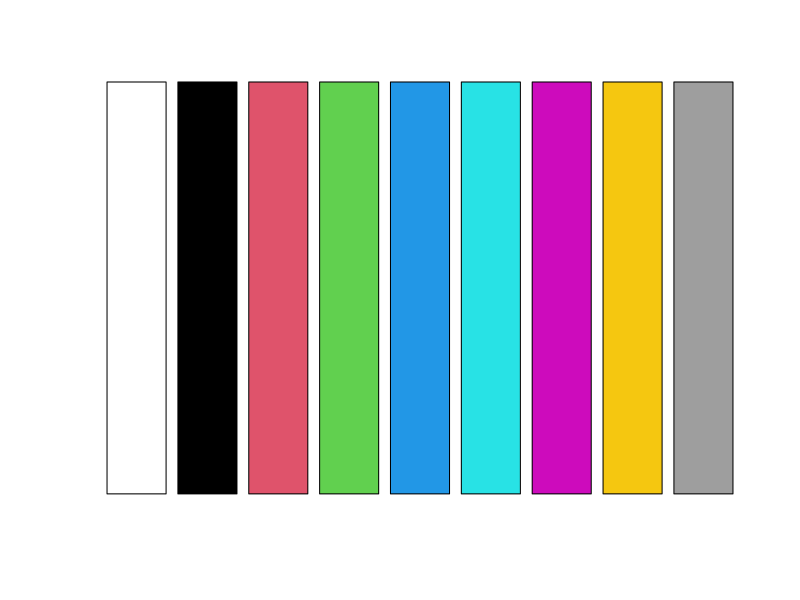
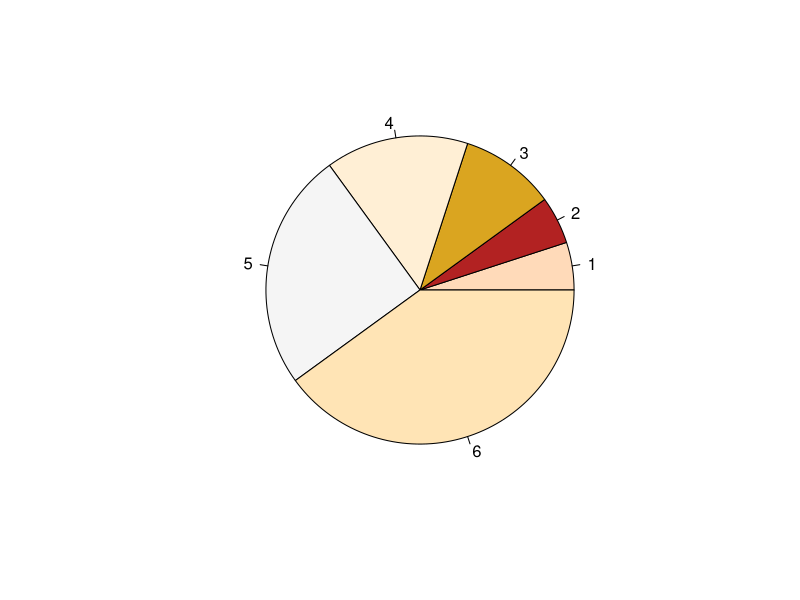
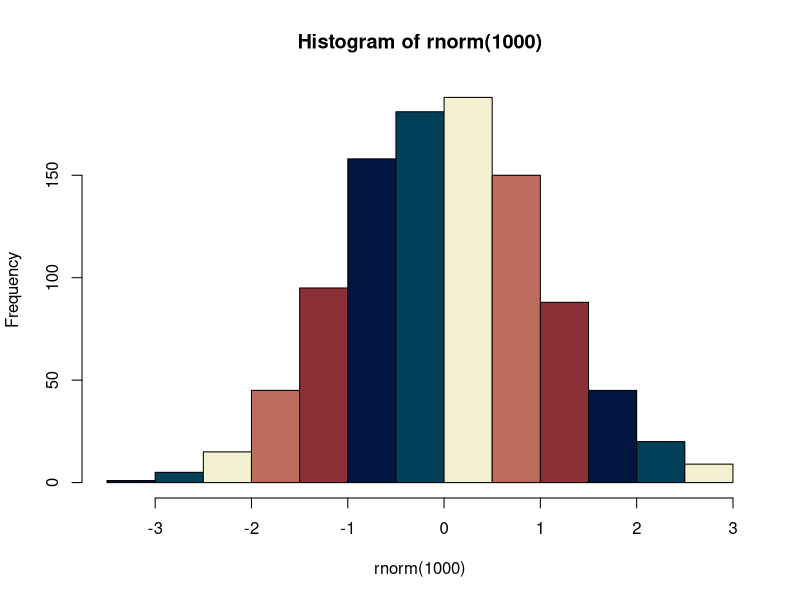
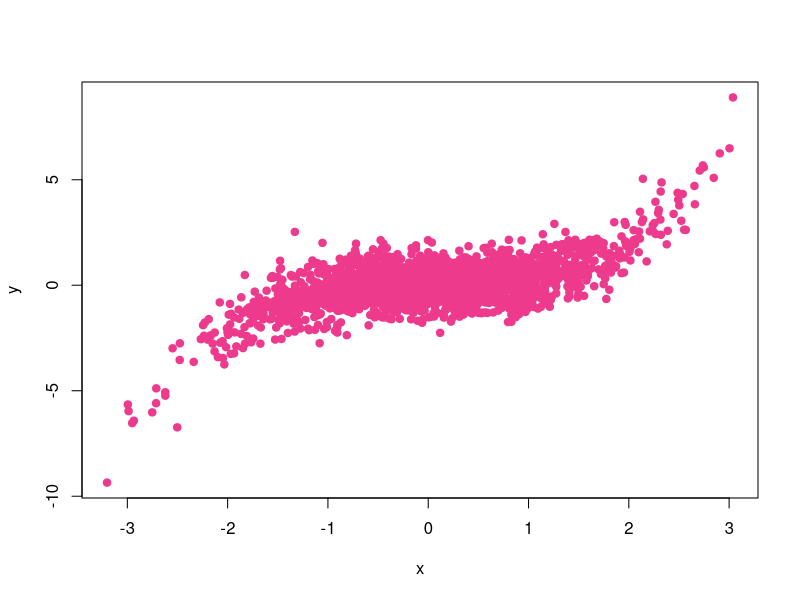
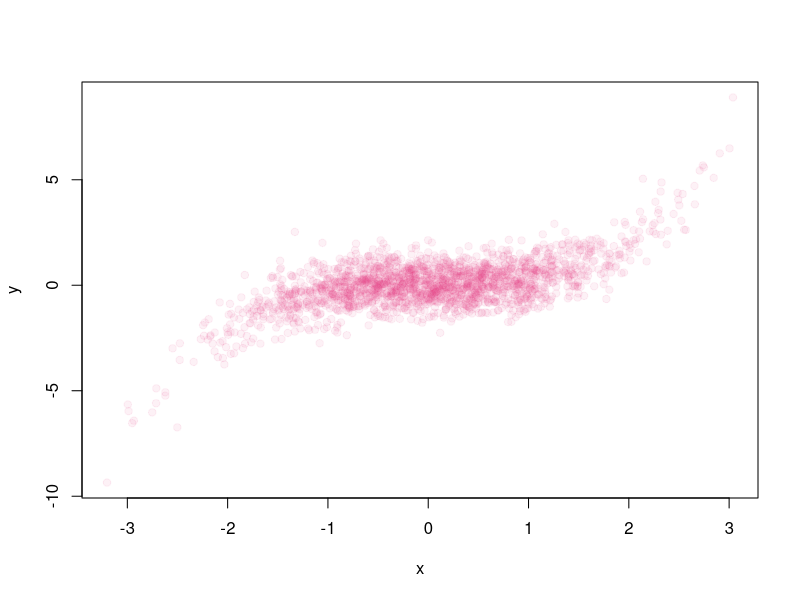
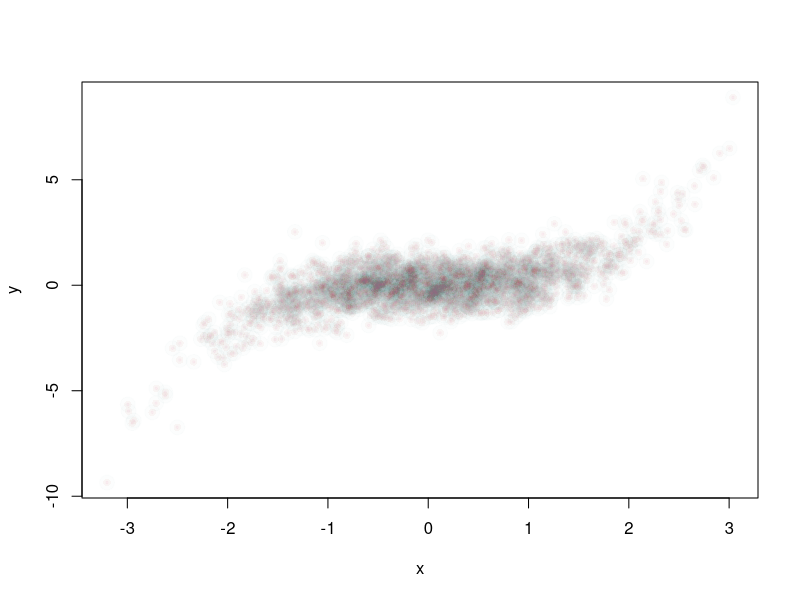
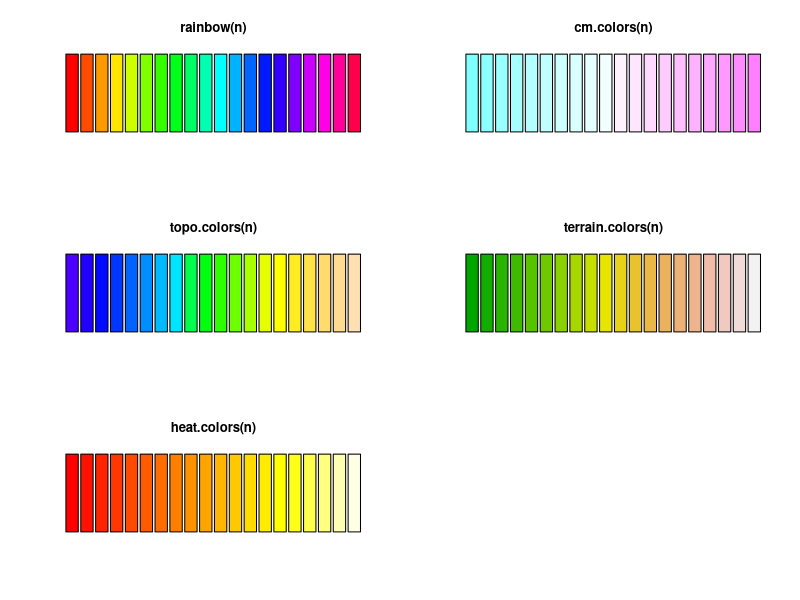
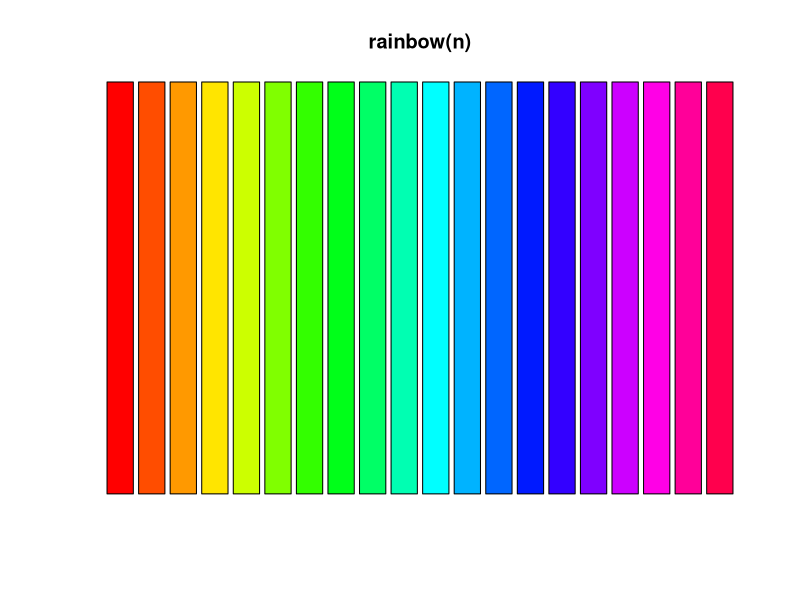

Write R code to recreate these figures, in order.
# ================================================== #
# Boris Steipe <boris.steipe@utoronto.ca>            #
#                                                    #
#                                                    #
# Plotting reference                                 #
# Colour                                             #
#                                                    #
# (c) Boris Steipe  2011-2017                        #
# ================================================== #

# ==================================================
# 2 - Colors
# ==================================================

# Colors can be specified by number, by name, as hex-triplets
# as rgb or hsv values, and through color palettes.

# Colors by number =================================

# You can specify colors by using a small integer. What this color will
# translate to depends on the current value of palette(). A new session of R and
# RStudio has the palette:
# palette(c("black", "red", "green3", "blue", "cyan", "magenta",
#            "yellow", "gray"))
# and these are really ugly color combinations. If you have
# previously run GEO2R code, this may hace changed the palette, which may now be
# palette(c("#dfeaf4","#f4dfdf","#f2cb98","#dcdaa5",
#           "#dff4e4","#f4dff4","#AABBCC"))
# i.e. the pastel colors used at the GEO2R Website...

# any case - we can visualize the colors ...
barplot(rep(1,9), col = 0:8, axes = FALSE)

# It's usualy a good idea to specify color values explicitly.



# Colors by name ===================================
# You may have noticed that "red", "green", and "blue"
# work for the col=... parameter, but you probably would
# not have imagined that "peachpuff", "firebrick" and
# "goldenrod" are valid as well. In fact, there are
# 657 named colors in R. Access them all by typing:
colors()

pie(c(1,1,2,3,5,8),
    col=c("peachpuff", "firebrick", "goldenrod", "papayawhip",
          "whitesmoke", "moccasin")
    )

# Read more about named colors (and related topics) at
# http://research.stowers-institute.org/efg/R/Color/Chart/

# Colors as hex-triplets ===========================
# Hex triplets in R work exactly as in HTML: a triplet of
# RGB values in two-digit hexadecimal representation. The
# first two digits specify the red value, the second two
# are for green, then blue. R accepts a fourth pair of
# digits to optionally specify the transparency, the
# semantics of the code is thus "#RRGGBB" or "#RRGGBBAA".
# Read more e.g. at http://en.wikipedia.org/wiki/Web_colors

# The function col2rgb() converts color names to rgb values ...
col2rgb("violetred")

# ... and rgb() converts rgb values to hex-code:
rgb(1, 0.5, 0.23)

# Unfortunately the output of col2rgb does not quite match
# rgb(). col2rgb creates rows with values between 0 and 255,
# and rgb by default expects columns with intensities from
# 0 to 1, you have to transpose and divide.
rgb(t(col2rgb("red"))/255)        # "#FF0000"
rgb(t(col2rgb("peachpuff"))/255)  # "#FFDAB9"

# but rgb() is very useful, it takes numeric values from 0 to 1
# thus it can be used to compute color ramps and palettes -
# although we'll meet a more sophisticated function for that below,


# There are many tools on the Web that help to generate
# pleasing palettes.

# Here is an example -"Creative Cloud"- taken from
#    https://kuler.adobe.com/

CC <- c("#011640", "#024059", "#F2F0D0", "#BE6C5C", "#8C3037" )
hist(rnorm(1000), breaks=20 , col=CC)

# Since colors are specified as quartets - (R,G,B,Transparency) - we can adjust
# the transparency with values other than "FF" (the default) for very crowded
# plots, or for creating overlays.

x <- rnorm(2000)
y <- x^3 * 0.25 + rnorm(2000, 0, 0.75)
# compare:
plot(x,y, pch=19, col="#EE3A8C")
plot(x,y, pch=19, col="#EE3A8C12") # Alpha at ~ 10%

# or with multiple overlays of varying size ...
plot(x,y, pch=16, col="#AA330009")
points(x,y, pch=19, cex=2, col="#44558803")
points(x,y, pch=20, cex=0.5, col="#EE3A8C08")

# Color palettes ===================================
# R has several inbuilt color palettes, or you can build your own.

# Inbuilt palettes =================================
?rainbow
# view the palettes
opar <- par(mfrow=c(3,2))
n <- 20
sq <- rep(1, n)
barplot(sq, col=rainbow(n),        axes=F, main="rainbow(n)")
barplot(sq, col=cm.colors(n),      axes=F, main="cm.colors(n)")
barplot(sq, col=topo.colors(n),    axes=F, main="topo.colors(n)")
barplot(sq, col=terrain.colors(n), axes=F, main="terrain.colors(n)")
barplot(sq, col=heat.colors(n),    axes=F, main="heat.colors(n)")
par(opar)


# Perceptually equally spaced color ================
# If you consider the rainbow spectrum ...
n <- 20
barplot(rep(1, n), col=rainbow(n),        axes=F, main="rainbow(n)")
# ... you will notice that some of the bars appear very similar.
# This may be individually different, but I feel that the four central
# greens, the two last blues and the two first reds are almost
# impossible to distinguish. The solution to this problem is to spread
# the colors non-linearly, so that adjacent colors are perceptually
# equally different. At the same time, the perceived lightness of
# the colors should be constant. Here is an attempt:

eqPal <- colorRampPalette(c("#f2003c",  # red
                            "#F0A200",  # orange
                            "#f0ea00",  # yellow
                            "#62C923",  # green
                            "#0A9A9B",  # blue
                            "#1958C3",  # indigo
                            "#8000D3",  # violet
                            "#D0007F"), # red
                          space="Lab",
                          interpolate="linear")


# Such a perceptually tuned spectrum is quite a bit more pleasing
# than one that is computed from extrapolating between rgb values.
# Adjacent colors are easier to distinguish, in particular hues that
# are close to the primary reds, greens and blues, and the lightness
# of the colors is more balanced, if you compare e.g. blue and yellow.

n <- 15
sq <- rep(1, n)
oPar <- par(mfrow = c(2,1))
barplot(sq, col = rainbow(n), axes=F, main="rainbow")
barplot(sq, col = eqPal(n),   axes=F, main="equalized palette")
par(oPar)

# plotting many bars shows that the range of colors we can distinguish
# is now more homogenous.

n <- 50
sq <- rep(1, n)
oPar <- par(mfrow=c(2,1))
barplot(sq, col=rainbow(n), axes=F, border= NA, main="rainbow")
barplot(sq, col=eqPal(n),   axes=F, border= NA, main="equalized palette")
par(oPar)


# Examples: coloring points by value ==================

# Coloring points by value can identify qualitative and quantitative
# differences. For quantitative differences, we employ gradients.

# In this example, we generate random points and calculate a "density"
# at each point. The we plot each point and color it according
# to its density.

n <- 1000
x <- rnorm(n)
y <- x^3 * 0.25 + rnorm(n, sd=0.75)
z <- rep(0, n) # initialize z
for (i in 1:n) { # calculate a density from the proximity of other points
	dx <- x-x[i]; dx <- dx * dx # square of the distance in x
	dy <- y-y[i]; dy <- dy * dy # square of the distance in y
	d <- dx + dy                # square of the sum
	d <- d[-i]                  # remove the self-element
	z[i] <- 1/sum(d)            # let density decay with 1/r^2
}
z <- z/max(z) - 0.00001 # normalize, but keep the max below 1.0
# now map each of the values of z into an interval of the palette
n <- 20                   # number of intervals
z <- floor(z * n) + 1     # convert to integers
pal <- rainbow(n)         # get a vector of colors from the palette
cz <- pal[z]              # apply the color for each density value
plot(x,y, col=cz, pch=16) # plot

# use a different palette
pal <- heat.colors(n)
cz <- pal[z]
plot(x,y, col=cz, pch=16)

# Custom palettes =================================
# "Cold" values should really be black, not red. Lets define a
# custom palette: colorRampPalette() is a function that returns
# a function. The returned function can be used to calculate
# a palette, a trajectory along a number of waypoints in
# colorspace.

# And let's use the actual values of glowing steel - as taken
# from here for example:
#     http://i.imgur.com/qEk0QJf.jpg
# and pick colors with this tool:
#     http://imagecolorpicker.com/en

fc <- colorRampPalette(c("#301C25", "#F53A43", "#FFC754", "#FEFDDE"), bias=0.5)
# assigns a function to fc

fc # look at the function

fc(n) # use the function to get n values
pal <- fc(n)
cz <- pal[z] # assign the colors according to z
plot(x,y, col=cz, pch=16)

# Useful palettes have also been described specifically
# for cartography. http://colorbrewer2.org/ has palettes for seqential
# and qualitative diferences, and options for colorblind-safe and
# photocopy friendly palettes. You can use them via an R package:

if (! require(RColorBrewer, quietly = TRUE)) {
    install.packages("RColorBrewer")
    library(RColorBrewer)
}
display.brewer.all()

# In the following example, we apply a Brewer palette to a Voronoi tesselation
# of a point set.

if (! require(deldir, quietly = TRUE)) {
    install.packages("deldir")
    library(deldir)
}

# Create a point set along a logarithmic spiral, with a bit
# of added noise.
li <- 0.1
n <- 45
dl <- 1.06
ncirc <- 13
da <- (2*pi)/ncirc
fnoise <-0.13

# create a matrix of points
x <- numeric(n)
x <- cbind(x, numeric(n))

set.seed(16180)
for (i in 1:n) {
	l <- li * (dl^(i-1))
	x[i,1] <- (l+(rnorm(1)*fnoise*l)) * cos((i-1)*da)
	x[i,2] <- (l+(rnorm(1)*fnoise*l)) * sin((i-1)*da)
}
plot(x[,1], x[,2])
ts <- deldir(x[,1], x[,2])       # calculate the tesselation
tl <- tile.list(ts)      # calculate the list of tiles
plot.tile.list(tl)       # plot it

# Let's color the cells by distance from a defined point
# using a Brewer palette
points(x[25,1], x[25,2], pch=20, col="red")   # pick a point

vec <- c(x[25,1], x[25,2]) # define a point

# define a function for Euclidian distance
vDist <- function(x,v) { sqrt(sum((x-v)^2)) }  # calculates Euclidian distance
d <- apply(x,1,vDist, v=vec)                   # apply this to the point set

dCol <- floor(((d-min(d))/(max(d)-min(d)) * 10)) + 1 # map d into 10 intervals
dCol[which(dCol>10)] <- 10                           # demote the largest one

pal <- brewer.pal(10, "RdGy")   # create the palette

# plot the tesselation, color by palette
plot.tile.list(tl, fillcol = pal[dCol], cex=0.8, pch=20, col.pts="slategrey")


# ==============================================================================
#    COLOUR PALETTE RESOURCE
# ==============================================================================

# Below is a large number of different palettes, as a resource that you can
# choose from, for all your sequential, divergent, or categorical colour needs:



# Color palettes can be extracted from images, for example like here:
#    http://www.pictaculous.com/

# Or you can use the "eye-dropper" tool of standard image editing
# software to access to color value of a particular pixel, or online here ...
#    http://html-color-codes.info/colors-from-image/
#    http://imagecolorpicker.com/

# Try your own - here are some examples.
# Glowing steel: a value going from small to large
fCol <- colorRampPalette(c("#301C25", "#F53A43", "#FFC754", "#FEFDDE"))
n <- 20
barplot(rep(1, n), col=fCol(n), axes=F, main="")

# Fire: a value going from calm to urgent
fCol <- colorRampPalette(c("#004466", "#000000", "#9F2704", "#DE4F03", "#FFFF0F"))
n <- 20
barplot(rep(1, n), col=fCol(n), axes=F, main="")

# Red/Blue: A value going from pos to negative: centre on hue, 85% sat;
# down to 50%b/95%s towards the ends, then 33%s/100%b towards the middle
fCol <- colorRampPalette(c("#802906", "#ed5d23", "#ffc3ab", "#FFFFFF", "#ace5ff", "#23b1f3", "#005780"))
n <- 20
barplot(rep(1, n), col=fCol(n), axes=F, main="")


# subdued Red/Blue:
fCol <- colorRampPalette(c("#fa4c4b", "#c55a67", "#a16578", "#653e5e", "#71708f", "#4a799f"))
n <- 20
barplot(rep(1, n), col=fCol(n), axes=F, main="")


# Grey/Orange: A value going from neutral to highlight
fCol <- colorRampPalette(c("#333333", "#4d4d4d", "#666666", "#808080", "#999999", "#b3b3b3", "#cccccc", "#fc9973", "#ff0d35"))
n <- 20
barplot(rep(1, n), col=fCol(n), axes=F, main="")

# light/dark/cardinal red: A value going from neutral to highlight
fCol <- colorRampPalette(c("#eeeeec", "#bbbbbb", "#99999b", "#666669", "#44444c","#ac3747", "#be0a23"))
n <- 20
barplot(rep(1, n), col=fCol(n), axes=F, main="")



# Active Lava: Colours taken from video stills of Lava flow - for
# highlighting extreme values
fCol <- colorRampPalette(c("#B3BAB7", "#A4ABA9", "#959C9B", "#868D8D", "#787E80",
                           "#696F72", "#5A6064", "#4C5157", "#3D4249", "#2E333B",
                           "#20242E", "#5e4157", "#c2575e", "#f8451c", "#ffb57d"))
n <- 100
barplot(rep(1, n), col=fCol(n), axes=F, main="")

# Scales based on Color Brewer scales
# Greens
fCol <- colorRampPalette(c(
"#16371f",
"#1a5b2d",
"#00823d",
"#20b874",
"#71c69e",
"#acd98e",
"#fcf6a0",
"#fdfbe3",
"#ffffff"))
n <- 20
barplot(rep(1, n), col=fCol(n), axes=F, main="")

# Two-tone purples
fCol <- colorRampPalette(c(
"#ce1366",
"#c3bfe1"))
n <- 20
barplot(rep(1, n), col=fCol(n), axes=F, main="")


# Blues
fCol <- colorRampPalette(c(
"#303e9d",
"#9e5daa",
"#5960b0",
"#009ab4",
"#98baea",
"#cfe3fa",
"#ffffff"))
n <- 20
barplot(rep(1, n), col=fCol(n), axes=F, main="")


# Reds
fCol <- colorRampPalette(c(
"#a2191a",
"#f0423e",
"#f77d81",
"#f89f9e",
"#fca037",
"#febf7e",
"#ffe2c2",
"#ffe0e0",
"#ffffff"))
n <- 20
barplot(rep(1, n), col=fCol(n), axes=F, main="")

# German Banknotes D-Mark hues @ (approx.) S:50, B:67
fCol <- colorRampPalette(c(
"#ab9e55",   #   50
"#8eab55",   #    5
"#55ab95",   #   20
"#5580ab",   #  100
"#ab55a7",   #   10
"#ab556b",   #  500
"#a35d48",   # 1000
"#a81e13"    #  200
))
n <- 32
barplot(rep(1, n), col=fCol(n), axes=F, main="")

# GG-Plot spectrum hues (approx. equalized spectrum)
fCol <- colorRampPalette(c(
"#f9766d",   #   50
"#d99100",   #    5
"#a4a600",   #   20
"#39b700",   #  100
"#00b1f7",   #   10
"#9691ff",   #  500
"#e86bf4",   # 1000
"#ff62bd"   #  200
))
n <- 10
barplot(rep(1, n), col=fCol(n), axes=F, main="")


# modified from "tableau" spectrum hues (approx. equalized spectrum)
fCol <- colorRampPalette(c(
"#867ac4",   #
"#9976b9",   #
"#cd64b0",   #
"#d56283",   #
"#e66844",   #
"#ff981c",   #
"#fdb716",   #
"#fec657",   #
"#d5c63f",   #
"#a4bb49",   #
"#43ad68",   #
"#33abb4",   #
"#3f94be",
"#5565c6"
))
n <- 20
barplot(rep(1, n), col=fCol(n), axes=F, main="")

# petrol to dark
fCol <- colorRampPalette(c(
  "#39b6bc",   #
  "#a1d5d4",   #
  "#839493",   #
  "#283268"    #
))
n <- 10
barplot(rep(1, n), col=fCol(n), axes=F, main="")


# grey/egg/slate/dark
fCol <- colorRampPalette(c(
  "#eae7df",   #
  "#f5ef9f",   #
  "#6c7e8f",   #
  "#333f48"    #
))
n <- 10
barplot(rep(1, n), col=fCol(n), axes=F, main="")

# grey/dark/orange
fCol <- colorRampPalette(c(
  "#eef2f5",   #
  "#afbfcc",   #
  "#7891a7",   #
  "#4e4e4e",   #
  "#ff9674"    #
), bias = 0.7)
n <- 10
barplot(rep(1, n), col=fCol(n), axes=F, main="")


# deepsea blue to bright yellow
fCol <- colorRampPalette(c(
"#4e196b",   #
"#492b7d",   #
"#413d86",   #
"#355a8f",   #
"#2a6f90",   #
"#1c848e",   #
"#10998a",   #
"#23b17a",   #
"#4fc663",   #
"#87d53c",   #
"#c6e000",   #
"#fbf54e"    #
))
n <- 20
barplot(rep(1, n), col=fCol(n), axes=F, main="")

# bright rainbow - inspired by
# http://www.datapointed.net/2010/09/men-women-color-names/
fCol <- colorRampPalette(c(
  "#6627d9",   #
  "#8f26b3",   #
  "#bc09e6",   #
  "#e719b8",   #
  "#ee2c5b",   #
  "#fa0f3f",   #
  "#db1d1c",   #
  "#f84c15",   #
  "#ff7800",   #
  "#ffbd00",   #
  "#ffff00",   #
  "#e9f502",   #
  "#d4f502",   #
  "#b9f106",   #
  "#2af108",   #
  "#3ee192",   #
  "#29e3cb",   #
  "#00d0f2",   #
  "#3b8fe6",   #
  "#2936cc",   #
  "#2121a8",   #
  "#3b0bd9"    #
))
n <- 30
barplot(rep(1, n), col=fCol(n), axes=F, main="")

# ==== The Brewer scales ===============================
# see http://colorbrewer2.org/

# Sequential, single hue

fCol <- colorRampPalette(
c("#f7fbff","#deebf7","#c6dbef","#9ecae1","#6baed6","#4292c6","#2171b5","#08519c","#08306b"))
n <- 10
barplot(rep(1, n), col=fCol(n), axes=F, main="")



fCol <- colorRampPalette(
c("#f7fcf5","#e5f5e0","#c7e9c0","#a1d99b","#74c476","#41ab5d","#238b45","#006d2c","#00441b"))
n <- 10
barplot(rep(1, n), col=fCol(n), axes=F, main="")



fCol <- colorRampPalette(
c("#ffffff","#f0f0f0","#d9d9d9","#bdbdbd","#969696","#737373","#525252","#252525","#000000"))
n <- 10
barplot(rep(1, n), col=fCol(n), axes=F, main="")



fCol <- colorRampPalette(
c("#fff5eb","#fee6ce","#fdd0a2","#fdae6b","#fd8d3c","#f16913","#d94801","#a63603","#7f2704"))
n <- 10
barplot(rep(1, n), col=fCol(n), axes=F, main="")



fCol <- colorRampPalette(
c("#fcfbfd","#efedf5","#dadaeb","#bcbddc","#9e9ac8","#807dba","#6a51a3","#54278f","#3f007d"))
n <- 10
barplot(rep(1, n), col=fCol(n), axes=F, main="")



fCol <- colorRampPalette(
c("#fff5f0","#fee0d2","#fcbba1","#fc9272","#fb6a4a","#ef3b2c","#cb181d","#a50f15","#67000d"))
n <- 10
barplot(rep(1, n), col=fCol(n), axes=F, main="")



# sequential, multi-hue

fCol <- colorRampPalette(
c("#f7fcfd","#e0ecf4","#bfd3e6","#9ebcda","#8c96c6","#8c6bb1","#88419d","#810f7c","#4d004b"))
n <- 10
barplot(rep(1, n), col=fCol(n), axes=F, main="")



fCol <- colorRampPalette(
c("#f7fcf0","#e0f3db","#ccebc5","#a8ddb5","#7bccc4","#4eb3d3","#2b8cbe","#0868ac","#084081"))
n <- 10
barplot(rep(1, n), col=fCol(n), axes=F, main="")



fCol <- colorRampPalette(
c("#fff7ec","#fee8c8","#fdd49e","#fdbb84","#fc8d59","#ef6548","#d7301f","#b30000","#7f0000"))
n <- 10
barplot(rep(1, n), col=fCol(n), axes=F, main="")



fCol <- colorRampPalette(
c("#fff7fb","#ece7f2","#d0d1e6","#a6bddb","#74a9cf","#3690c0","#0570b0","#045a8d","#023858"))
n <- 10
barplot(rep(1, n), col=fCol(n), axes=F, main="")



fCol <- colorRampPalette(
c("#fff7fb","#ece2f0","#d0d1e6","#a6bddb","#67a9cf","#3690c0","#02818a","#016c59","#014636"))
n <- 10
barplot(rep(1, n), col=fCol(n), axes=F, main="")



fCol <- colorRampPalette(
c("#f7f4f9","#e7e1ef","#d4b9da","#c994c7","#df65b0","#e7298a","#ce1256","#980043","#67001f"))
n <- 10
barplot(rep(1, n), col=fCol(n), axes=F, main="")



fCol <- colorRampPalette(
c("#fff7f3","#fde0dd","#fcc5c0","#fa9fb5","#f768a1","#dd3497","#ae017e","#7a0177","#49006a"))
n <- 10
barplot(rep(1, n), col=fCol(n), axes=F, main="")



fCol <- colorRampPalette(
c("#ffffe5","#f7fcb9","#d9f0a3","#addd8e","#78c679","#41ab5d","#238443","#006837","#004529"))
n <- 10
barplot(rep(1, n), col=fCol(n), axes=F, main="")



fCol <- colorRampPalette(
c("#ffffd9","#edf8b1","#c7e9b4","#7fcdbb","#41b6c4","#1d91c0","#225ea8","#253494","#081d58"))
n <- 10
barplot(rep(1, n), col=fCol(n), axes=F, main="")



fCol <- colorRampPalette(
c("#ffffe5","#fff7bc","#fee391","#fec44f","#fe9929","#ec7014","#cc4c02","#993404","#662506"))
n <- 10
barplot(rep(1, n), col=fCol(n), axes=F, main="")



fCol <- colorRampPalette(
c("#ffffcc","#ffeda0","#fed976","#feb24c","#fd8d3c","#fc4e2a","#e31a1c","#bd0026","#800026"))
n <- 10
barplot(rep(1, n), col=fCol(n), axes=F, main="")



# Diverging

fCol <- colorRampPalette(
c("#8c510a","#bf812d","#dfc27d","#f6e8c3","#f5f5f5","#c7eae5","#80cdc1","#35978f","#01665e"))
n <- 10
barplot(rep(1, n), col=fCol(n), axes=F, main="")



fCol <- colorRampPalette(
c("#762a83","#9970ab","#c2a5cf","#e7d4e8","#f7f7f7","#d9f0d3","#a6dba0","#5aae61","#1b7837"))
n <- 10
barplot(rep(1, n), col=fCol(n), axes=F, main="")



fCol <- colorRampPalette(
c("#b2182b","#d6604d","#f4a582","#fddbc7","#f7f7f7","#d1e5f0","#92c5de","#4393c3","#2166ac"))
n <- 10
barplot(rep(1, n), col=fCol(n), axes=F, main="")



fCol <- colorRampPalette(
c("#b2182b","#d6604d","#f4a582","#fddbc7","#ffffff","#e0e0e0","#bababa","#878787","#4d4d4d"))
n <- 10
barplot(rep(1, n), col=fCol(n), axes=F, main="")



fCol <- colorRampPalette(
c("#d73027","#f46d43","#fdae61","#fee08b","#ffffbf","#d9ef8b","#a6d96a","#66bd63","#1a9850"))
n <- 10
barplot(rep(1, n), col=fCol(n), axes=F, main="")



fCol <- colorRampPalette(
c("#d53e4f","#f46d43","#fdae61","#fee08b","#ffffbf","#e6f598","#abdda4","#66c2a5","#3288bd"))
n <- 10
barplot(rep(1, n), col=fCol(n), axes=F, main="")


# ToDo ... make various preview styles: histogram, scatterplot, stacked barchart illustrating sequential, divergent and categorical color choices.


# ====================================
# More information:
# http://en.wikipedia.org/wiki/Color_difference
# http://stackoverflow.com/questions/9018016/how-to-compare-two-colors
# http://www.scribblelive.com/blog/2013/03/25/seeing-color-through-infographics-and-data-visualizations/
# http://www.informationisbeautifulawards.com/
#

?convertColor
?hcl   # hue/chroma/luminance (equiperceptual) with demo...
?hsv
hsvCol <- matrix(seq(1,0,by= -0.02), ncol=1)
hsvCol <- cbind(hsvCol, 1)
hsvCol <- cbind(hsvCol, 1)
cols <- apply(hsvCol, 1, function(x) hsv(x[1], x[2], x[3]))
barplot(rep(1, length(cols)), col=cols)   # These colors have different brightness...
